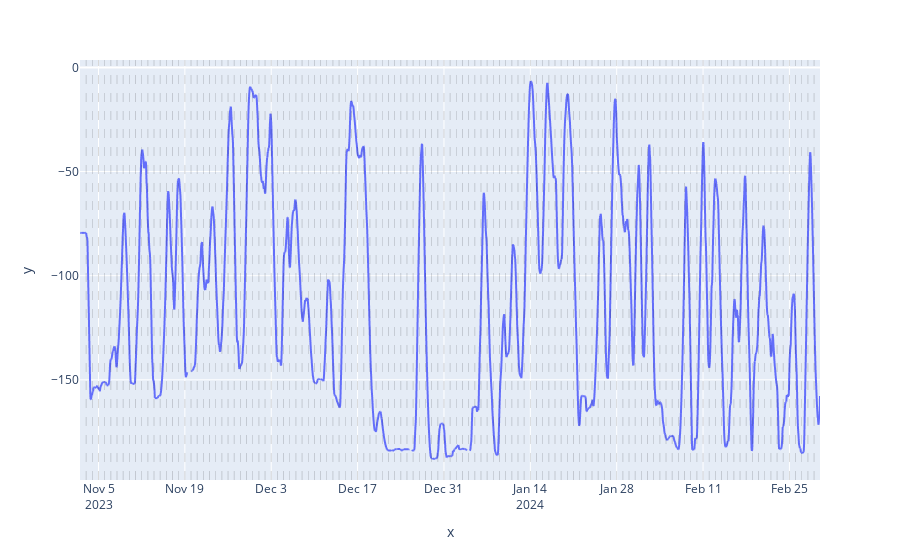
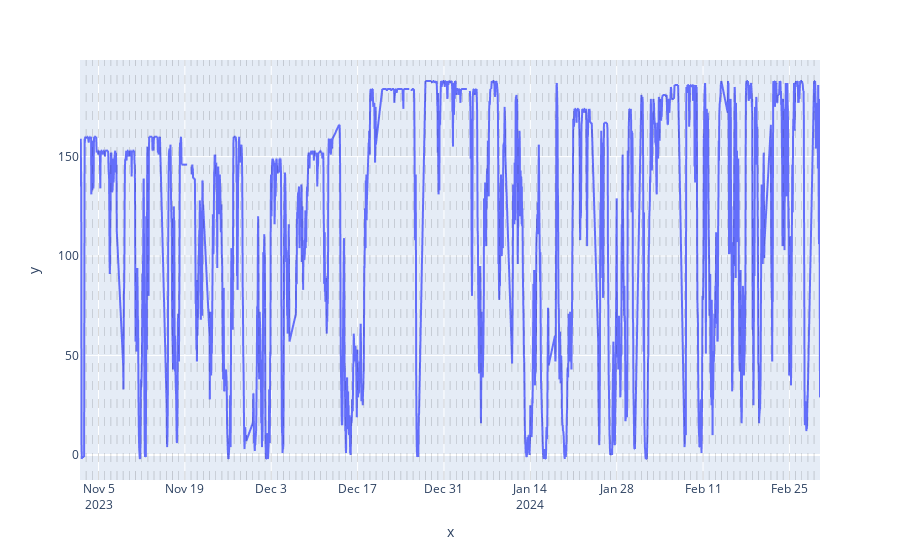

Notebook code for these charts, in order:
### Code cell
# Construct the list of scalers
scalers = [("normalization", NormalScalerTs, {}),
           ("stationarize", StationarizerTs, {"order": 1}),
           ("remove_volatility", VolatilityRemoverTs, {"window_size": 24}),
           ("remove_average_volatility", AverageSeasonalityRemoverTs, {"window_size": 24})
           ]

# Test the pipeline
test_pipeline = PipelineTs(scalers = scalers)

test_pipeline.fit(gen_data_dt_peeled.interpolate())

# We interpolate the time serie df in order to
# avoid problems with the stationarization step
gen_data_dt_transformed = test_pipeline.transform(gen_data_dt_peeled.interpolate())

gen_data_dt_inverse_transformed = test_pipeline.inverse_transform(gen_data_dt_transformed)

# Display
plot_time_serie(gen_data_dt_transformed,
                "",
                "value",
                dt_index = True)

plot_time_serie(gen_data_dt_inverse_transformed,
                "",
                "value",
                dt_index = True)
